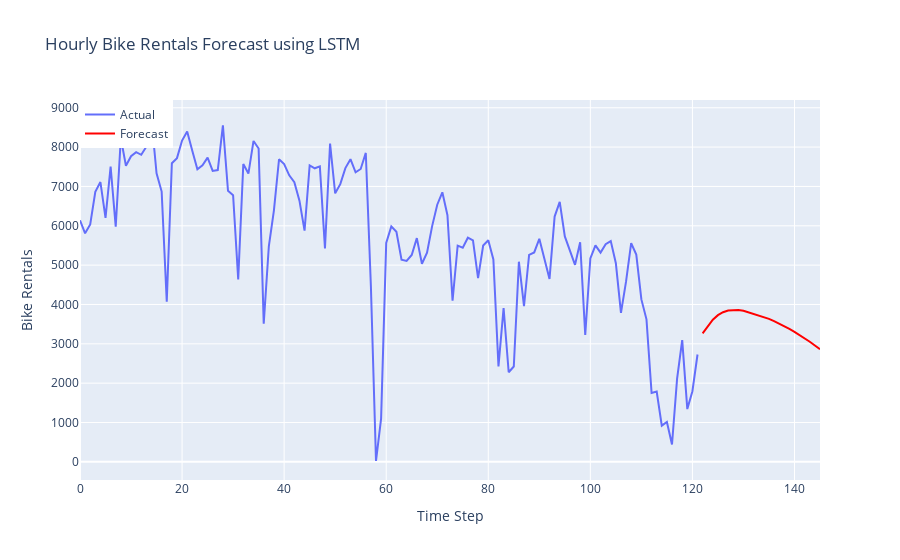

The notebook cell saved with this chart:
### Code cell
def forecast_future(data, model, seq_length, steps, features_count):
    # Debugging information
    print(f"Input data shape: {data.shape}")
    print(f"Expected sequence length: {seq_length}, Features count: {features_count}")
    
    # Ensure data has the correct shape
    if len(data.shape) == 3:
        data = data[-1]  # Take the last sequence if data is already 3D
    elif len(data.shape) == 2:
        data = data[-seq_length:]  # Take the last 'seq_length' rows if 2D
    else:
        raise ValueError(f"Unexpected data shape: {data.shape}")

    # Validate reshaping
    if data.shape[0] != seq_length or data.shape[1] != features_count:
        raise ValueError(f"Cannot reshape data of shape {data.shape} into (1, {seq_length}, {features_count})")
    
    forecast = data.reshape(1, seq_length, features_count)
    predictions = []

    # Generate future predictions
    for i in range(steps):
        prediction = model.predict(forecast, verbose=0)
        predictions.append(prediction[0, 0])  # Extract single value
        # Slide the window and append the prediction
        forecast = np.append(forecast[:, 1:, :], np.full((1, 1, features_count), prediction[0, 0]), axis=1)

    return predictions

steps = 24  # Forecast 24 future steps (hours)
features_count = X_test.shape[2]  # Number of features in the input

# Use the last sequence from X_test
future_forecast = forecast_future(X_test, model, seq_length, steps, features_count)

# Inverse transform the forecasted values to original scale
future_forecast = scaler_target.inverse_transform(np.array(future_forecast).reshape(-1, 1))

# Create the figure with actual and forecasted values
fig = go.Figure()

# Add actual values trace
fig.add_trace(go.Scatter(
    x=list(range(len(y_test_actual))),
    y=y_test_actual.flatten(),
    mode='lines',
    name='Actual'
))

# Add forecasted values trace
fig.add_trace(go.Scatter(
    x=list(range(len(y_test_actual), len(y_test_actual) + steps)),
    y=future_forecast.flatten(),
    mode='lines',
    name='Forecast',
    line=dict(color='red')
))

# Update layout
fig.update_layout(
    title='Hourly Bike Rentals Forecast using LSTM',
    xaxis_title='Time Step',
    yaxis_title='Bike Rentals',
    legend=dict(x=0, y=1)
)

# Show the figure
fig.show()

# Plot forecasted values alongside actual values
plt.figure(figsize=(10, 6))
plt.plot(range(len(y_test_actual)), y_test_actual, label='Actual')
plt.plot(range(len(y_test_actual), len(y_test_actual) + steps), future_forecast, label='Forecast', color='red')
plt.legend()
plt.title('Forecasted Bike Rentals')
plt.xlabel('Time Step')
plt.ylabel('Bike Rentals')
plt.show()

# Save the trained LSTM model for future use
model.save('bike_rentals_lstm_model.h5')

### Figure 1 — Plotly figure (JSON) as saved in the notebook; plotly's stock layout.template omitted (floating-point values rounded to 4 significant figures)
{"data": [{"mode": "lines", "name": "Actual", "type": "scatter", "x": [0, 1, 2, 3, 4, 5, 6, 7, 8, 9, 10, 11, 12, 13, 14, 15, 16, 17, 18, 19, 20, 21, 22, 23, 24, 25, 26, 27, 28, 29, 30, 31, 32, 33, 34, 35, 36, 37, 38, 39, 40, 41, 42, 43, 44, 45, 46, 47, 48, 49, 50, 51, 52, 53, 54, 55, 56, 57, 58, 59, 60, 61, 62, 63, 64, 65, 66, 67, 68, 69, 70, 71, 72, 73, 74, 75, 76, 77, 78, 79, 80, 81, 82, 83, 84, 85, 86, 87, 88, 89, 90, 91, 92, 93, 94, 95, 96, 97, 98, 99, 100, 101, 102, 103, 104, 105, 106, 107, 108, 109, 110, 111, 112, 113, 114, 115, 116, 117, 118, 119, 120, 121], "y": [6140, 5810, 6034, 6864, 7112, 6203, 7504, 5976, 8227, 7525, 7767, 7870, 7804, 8009, 8714, 7333, 6869, 4073, 7591, 7720, 8167, 8395, 7907.0, 7436, 7538, 7733, 7393, 7415, 8555, 6889, 6778, 4639, 7572, 7328, 8156, 7965, 3510, 5478, 6392, 7691, 7570, 7282, 7109, 6639, 5875, 7534, 7461, 7509, 5424, 8090, 6824, 7058, 7466, 7693, 7359, 7444, 7852, 4459, 22, 1096, 5566, 5986, 5847, 5138, 5107, 5259, 5686, 5035, 5315, 5992, 6536, 6852, 6269, 4094, 5495, 5445, 5698, 5629.0, 4669, 5499, 5634, 5146, 2425, 3910, 2277, 2424, 5087, 3959, 5260, 5323, 5668, 5191, 4649, 6234, 6606, 5729, 5375, 5008, 5582, 3228, 5170, 5501, 5319, 5532, 5611, 5047, 3786, 4585, 5557, 5267, 4128, 3623, 1749, 1787.0, 920.0, 1013.0, 441, 2114, 3095, 1341, 1796, 2729]}, {"line": {"color": "red"}, "mode": "lines", "name": "Forecast", "type": "scatter", "x": [122, 123, 124, 125, 126, 127, 128, 129, 130, 131, 132, 133, 134, 135, 136, 137, 138, 139, 140, 141, 142, 143, 144, 145], "y": [3266.0, 3446.0, 3612.0, 3728.0, 3803.0, 3847.0, 3862.0, 3860.0, 3839.0, 3801.0, 3762.0, 3722.0, 3680.0, 3635.0, 3579.0, 3517.0, 3450.0, 3378.0, 3305.0, 3226.0, 3142.0, 3053.0, 2959.0, 2861.0]}], "layout": {"legend": {"x": 0, "y": 1}, "title": {"text": "Hourly Bike Rentals Forecast using LSTM"}, "xaxis": {"title": {"text": "Time Step"}}, "yaxis": {"title": {"text": "Bike Rentals"}}}}
